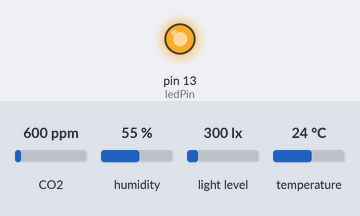
This sketch was run on a simulated Arduino Uno, built with avr-gcc and run on an emulated ATmega328P. Parts: output pins drawn as LEDs (lit = HIGH). Wiring (inferred from the names in the program): TSL2561 light sensor at I2C address 0x29. The inputs (shaded band) are chosen by the test bench; at power-on: light level 300 lx, CO2 600 ppm, humidity 55 %, temperature 24 °C. What the sketch prints to the serial monitor is not drawn.

Above: at 1.4 s.
1.5 s: light level set to 40 lx
At 2.8 s:
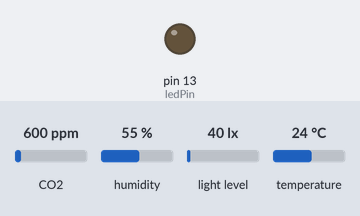
6.9 s: light level set to 1000 lx
Timing chart, 0 to 17.4 s (numbered marks = the images above; inputs shaded):
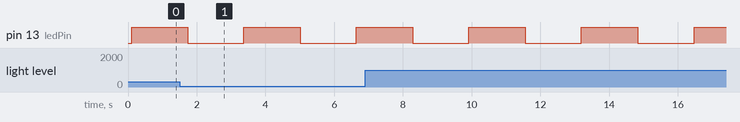

Measured:
- by itself, pin 13 (ledPin): alternates HIGH for 1.6 s and LOW for 1.6 s

The sketch:

OPTISPACE_READ_SENSORS_06.ino
```cpp
#include <SensirionI2CScd4x.h>
#include <OPTISPACE_SENSORS.h>
#include "Adafruit_VEML7700.h"
#include <Wire.h>
#include <Arduino.h>

/*
OPTISPACE_SENSORS_05
21.09.2023
Roberto Robortella
SENSORS: VEML7700, SCD41, TSL2561,
*/

SensirionI2CScd4x scd4x;
int ledState = LOW;  // ledState used to set the LED
const int ledPin = LED_BUILTIN;  // the number of the LED pin
int sample_time = 1; //delay di misura in secondi
float time_stamp = 0.0f;

void printUint16Hex(uint16_t value) {
    Serial.print(value < 4096 ? "0" : "");
    Serial.print(value < 256 ? "0" : "");
    Serial.print(value < 16 ? "0" : "");
    Serial.print(value, HEX);
}

void printSerialNumber(uint16_t serial0, uint16_t serial1, uint16_t serial2) {
    Serial.print("Serial: 0x");
    printUint16Hex(serial0);
    printUint16Hex(serial1);
    printUint16Hex(serial2);
    Serial.println();
}

Adafruit_VEML7700 veml = Adafruit_VEML7700();

void setup() {
    Wire.begin();
    Serial.begin(115200);

    //**** START TSL2561 code ****
    TSL2561.init();

    //**** START SCD41 code ****
    uint16_t error;
    char errorMessage[256];

    scd4x.begin(Wire);


    // stop potentially previously started measurement
    error = scd4x.stopPeriodicMeasurement();
    if (error) {
        Serial.print("Error trying to execute stopPeriodicMeasurement(): ");
        errorToString(error, errorMessage, 256);
        Serial.println(errorMessage);
    }

    uint16_t serial0;
    uint16_t serial1;
    uint16_t serial2;
    error = scd4x.getSerialNumber(serial0, serial1, serial2);
    if (error) {
        Serial.print("Error trying to execute getSerialNumber(): ");
        errorToString(error, errorMessage, 256);
        Serial.println(errorMessage);
    } else {
        // Serial.print("SCD41: ");
        // printSerialNumber(serial0, serial1, serial2);
    }

    // Start Measurement
    error = scd4x.startPeriodicMeasurement();
    if (error) {
        Serial.print("Error trying to execute startPeriodicMeasurement(): ");
        errorToString(error, errorMessage, 256);
        Serial.println(errorMessage);
    }

    //Serial.println("Waiting for first measurement... (5 sec)");

    //LED
    pinMode(ledPin, OUTPUT);

    //**** START VEML7700 code
    veml.begin();
    //Serial.print(F("Gain: "));
    //switch (veml.getGain()) {
    //  case VEML7700_GAIN_1: Serial.println("1"); break;
    //  case VEML7700_GAIN_2: Serial.println("2"); break;
    //  case VEML7700_GAIN_1_4: Serial.println("1/4"); break;
    //  case VEML7700_GAIN_1_8: Serial.println("1/8"); break;
    //}
    // Serial.print(F("Integration Time (ms): "));
    // switch (veml.getIntegrationTime()) {
    //   case VEML7700_IT_25MS: Serial.println("25"); break;
    //   case VEML7700_IT_50MS: Serial.println("50"); break;
    //   case VEML7700_IT_100MS: Serial.println("100"); break;
    //   case VEML7700_IT_200MS: Serial.println("200"); break;
    //   case VEML7700_IT_400MS: Serial.println("400"); break;
    //   case VEML7700_IT_800MS: Serial.println("800"); break;
    // }
    //veml.setLowThreshold(10000);
    //veml.setHighThreshold(20000);
    //veml.interruptEnable(true);
    //veml.interruptEnable(false);
}

void loop() {
    //Change LED Status
    if (ledState == LOW) {
        ledState = HIGH;
    } else {
        ledState = LOW;
    }
    delay(100);
    // set the LED with the ledState of the variable:
    digitalWrite(ledPin, ledState);

    //**** START SCD41 code ****
    uint16_t error;
    char errorMessage[256];
    delay(500);
    // Read Measurement
    uint16_t co2 = 0;
    float temperature = 0.0f;
    float humidity = 0.0f;
    bool isDataReady = false;
    //uint16_t irq = veml.interruptStatus();
    error = scd4x.getDataReadyFlag(isDataReady);
    if (error) {
        Serial.print("Error trying to execute getDataReadyFlag(): ");
        errorToString(error, errorMessage, 256);
        Serial.println(errorMessage);
        return;
    }
    if (!isDataReady) {
        return;
    }
    error = scd4x.readMeasurement(co2, temperature, humidity);
    // if (error) {
    //     Serial.print("Error trying to execute readMeasurement(): ");
    //     errorToString(error, errorMessage, 256);
    //     Serial.println(errorMessage);
    // } else if (co2 == 0) {
    //     Serial.println("Invalid sample detected, skipping.");
    // } else {
        //**** START SCD41 code ****
        // Serial.println("SCD41 Data: ");
        // Serial.print("Co2:");
        // Serial.print(co2);
        // Serial.print("\t");
        // Serial.print("Temperature:");
        // Serial.print(temperature);
        // Serial.print("\t");
        // Serial.print("Humidity:");
        // Serial.println(humidity);
        // Serial.println("  ");

        //**** START TSL2561 code ****
        // Serial.println("TSL2561 Data: ");
        // Serial.print("The Light value is: ");
        // Serial.print(TSL2561.readVisibleLux());
        //  Serial.print("\t");
        // Serial.print("The IR value is: ");
        // Serial.println(TSL2561.readIRLuminosity());
        // Serial.println("  ");


      // Impacchettamento dati per l'invio seriale
      // time_stamp;VELM7700_Lux;SCD41_co2;SCD41_temperature;SCD41_humidity;TSL2561_VisibleLux;TSL2561_IRLux
      //Serial.println(...co2,";",temperature,";",humidity,";",TSL2561.readVisibleLux(),";",TSL2561.readIRLuminosity());
      //Serial.print(veml.readALS());
      //Serial.print(",");
       //Serial.print(veml.readWhite());
       //Serial.print(",");

      //Serial.print(time_stamp); //time_stamp incrementale fittizio, poi verrà sostituito da quello gestito in Python
      //Serial.print(",");
      Serial.print(veml.readLux());
      Serial.print(",");
      Serial.print(veml.readLux());
      Serial.print(",");
      Serial.print(veml.readLux());
      Serial.print(",");
      Serial.print(veml.readLux());
      Serial.print(",");
      Serial.print(veml.readLux());
      Serial.print(",");
      Serial.print(veml.readLux());
      Serial.print(",");
      Serial.print(veml.readLux());
      Serial.print(",");
      Serial.print(veml.readLux());
      Serial.print(",");
      Serial.print(veml.readLux());
      Serial.print(",");
      Serial.print(veml.readLux());
      Serial.print(",");
      Serial.print(veml.readLux());
      Serial.print(",");
      Serial.print(veml.readLux());
      Serial.print(",");
      Serial.print(veml.readLux());
      Serial.print(",");
      Serial.print(veml.readLux());
      Serial.print(",");
      Serial.print(veml.readLux());
      Serial.print(",");
      Serial.print(veml.readLux());
      Serial.print(",");
      Serial.print(veml.readLux());
      Serial.print(",");
      Serial.print(veml.readLux());
      Serial.print(",");
      Serial.print(veml.readLux());
      Serial.print(",");
      Serial.print(veml.readLux());
      Serial.print(",");
      Serial.print(veml.readLux());
      Serial.print(",");
      Serial.print(veml.readLux());
      Serial.print(",");
      Serial.print(veml.readLux());
      Serial.print(",");
      Serial.print(veml.readLux());
      Serial.print(",");
      Serial.print(veml.readLux());
      Serial.print(",");
      Serial.print(veml.readLux());
      Serial.print(",");
      Serial.print(veml.readLux());
      Serial.print(",");
      Serial.print(veml.readLux());
      Serial.print(",");
      Serial.print(veml.readLux());
      Serial.print(",");
      Serial.print(veml.readLux());
      Serial.print(",");
      Serial.print(veml.readLux());
      Serial.print(",");
      Serial.println(veml.readLux());

      // Serial.print(co2);
      // Serial.print(",");
      // Serial.print(temperature);
      // Serial.print(",");
      // Serial.print(humidity);
      // Serial.print(",");
      // Serial.print(TSL2561.readVisibleLux());
      // Serial.print(",");
      // Serial.println(TSL2561.readIRLuminosity());
      delay(sample_time*1000); //Delay di misura in secondi
      time_stamp = time_stamp + 1.0;
    //}
}
```
